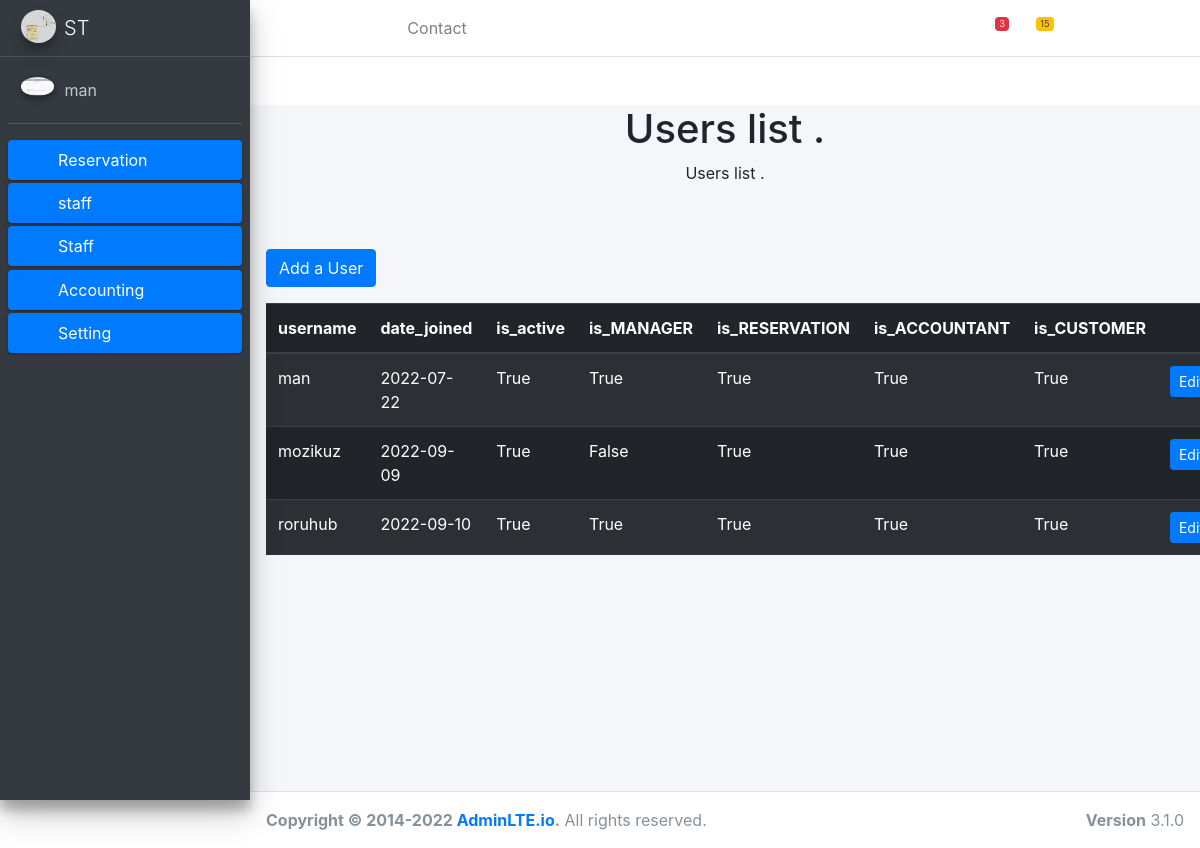
The page /companys/users/ (signed in) on the database its author committed.
### users/models.py (models this page shows, shortened)
class MyUser(AbstractBaseUser, PermissionsMixin):
    email = models.EmailField(_('email address'), unique=True)
    username = models.CharField(_('username'), max_length=250, unique=True)
    first_name = models.CharField(_('first name'), max_length=50, blank=True)
    last_name = models.CharField(_('last name'), max_length=50, blank=True)
    date_joined = models.DateTimeField(_('date joined'), auto_now_add=True)
    is_active = models.BooleanField(_('active'), default=True)
    is_staff = models.BooleanField(default=False)
    is_superuser = models.BooleanField(default=False)
    avatar = models.ImageField(upload_to='avatars/', null=True, blank=True)
    is_MANAGER= models.BooleanField(default=False)
    is_RESERVATION= models.BooleanField(default=False)
    is_ACCOUNTANT= models.BooleanField(default=False)
    is_CUSTOMER= models.BooleanField(default=False)
    objects = UserManager()
    company    = models.ForeignKey(Company, blank=True, null=True, on_delete=models.SET_NULL)
    sub_customer   = models.ForeignKey(Customer, null=True,blank=True, on_delete=models.SET_NULL, related_name='sub_customer')
    USERNAME_FIELD = 'username'
    REQUIRED_FIELDS = ['email']
    class Meta:
        verbose_name = _('user')
        verbose_name_plural = _('users')

class Profile(models.Model):
    user  = models.OneToOneField(settings.AUTH_USER_MODEL, on_delete=models.SET_NULL , null=True, blank=True)
    image = models.ImageField(default='default.jpg', upload_to='profile_pics')
    phoneNumber = models.CharField(max_length = 25, unique = True, blank= True, null= True)
    create_at = models.DateTimeField(auto_now_add=True)
    update_at = models.DateTimeField(auto_now=True)

### company/models.py (models this page shows)
class Company(models.Model):
    name = models.CharField(_('name'), max_length=500)
    logo = models.ImageField(default='default.jpg', upload_to='Company_pics', blank=True, null=True)
    address = models.CharField(max_length=500, blank=True, null=True)
    phoneNumber1 = models.CharField( max_length = 25,  blank=True, null=True)
    phoneNumber2 = models.CharField( max_length = 25,  blank=True, null=True)
    phoneNumber3 = models.CharField( max_length = 25,  blank=True, null=True)
    phoneNumber4 = models.CharField( max_length = 25,  blank=True, null=True)
    tradeRecord = models.CharField(max_length=500, blank=True, null=True)
    email       = models.EmailField( blank=True, null=True)
    webSite     =  models.URLField(max_length = 200, blank=True, null=True)
    create_at = models.DateTimeField(auto_now_add=True)
    update_at = models.DateTimeField(auto_now=True)
    class Meta:
        verbose_name = 'شركة '
        verbose_name_plural = 'الشركات'
    def __str__(self):
        return f'{self.name}'
        img = Image.open(self.logo.path)
        if img.height > 300 or img.width > 300:
            output_size = (300, 300)
            img.thumbnail(output_size)
            img.save(self.logo.path)

### company/views.py (the view)
# urls.py: path('users/', user_list, name='user_list'),
def user_list(request):
    users =MyUser.objects.filter(company=request.user.company)
    return render(request, 'users_company_list.html', {
        'users': users,
    })

### company/templates/users_company_list.html
{% extends 'base.html' %}
{% block content %}
 <div class="container px-3 " height="100%">
      <div class="px-5 my-5 text-center">
        <h1>Users list .</h1>
        <p>Users list .</p>
      </div>
      {% if user.is_superuser or user.is_MANAGER %}
      <button
              hx-get="{% url 'add_user' %}"
              hx-target="#dialog"
              class="btn btn-primary btn-rounded btn-fw my-3">
        Add a User
      </button>
      {% endif %}
<table class="table table-dark table-striped" >
            <thead >
                <tr>
                    <th>username</th>
                    <th>date_joined</th>
                    <th>is_active</th>
                    <th>is_MANAGER</th>
                    <th>is_RESERVATION</th>
                    <th>is_ACCOUNTANT</th>
                    <th>is_CUSTOMER</th>
                    <th></th>
                </tr>
            </thead>
                <tbody>
            {%  for u in user.company.myuser_set.all %}
            <tr>
               <td>{{ u.username }}</td>
               <td>{{ u.date_joined|date:"Y-m-d" }}</td>
              <td>{{ u.is_active }}</td>
              <td>{{ u.is_MANAGER }}</td>
              <td>{{ u.is_RESERVATION }}</td>
              <td>{{ u.is_ACCOUNTANT }}</td>
              <td>{{ u.is_CUSTOMER }}</td>
              <td>
              <a class="btn btn-primary btn-sm" href ="{% url 'profile' pk=u.pk %}" >Edit</a>
            </td>
            </tr>
            {% empty %}
            <tr><td  colspan="7" > No users in {{ company.name }}</td></tr>
            {%  endfor %}
         </tbody>
        </table>
{% endblock %}

### templates/sidebar.html (shortened to what this page needs)
{% load static %}
{% load i18n %}
<aside class="main-sidebar sidebar-dark-primary elevation-4">
    <a href="" class="brand-link">
      <img
      src="{{ user.company.logo.url }}"
      alt="company Logo" class="brand-image img-circle elevation-3" style="opacity: .8">
      <span class="brand-text font-weight-light">{{ user.company }}</span>
    </a>
    <div class="sidebar">
      <div class="user-panel mt-3 pb-3 mb-3 d-flex">
        <div class="image">
          <img src="{{ user.profile.image.url }}"
          class="img-circle elevation-2" alt="User Image">
        </div>
        <div class="info">
          <a href="#" class="d-block">{{ user }}</a>
        </div>
      </div>
      <nav class="mt-2">
        <ul class="nav nav-pills nav-sidebar flex-column" data-widget="treeview" role="menu" data-accordion="false">
          <li class="nav-item menu-close ">
            <a href="#" class="nav-link active">
              <i class="nav-icon far fa-id-badge"></i>
              <p>
                Reservation
                <i class="right fas fa-angle-left "></i>
              </p>
            </a>
              <li class="nav-item menu-close">
                <a href="#" class="nav-link active">
                <i class="nav-icon fas fa-building"></i>
                <p>
                  staff
                  <i class="right fas fa-angle-left"></i>
                </p>
              </a>
    <li class="nav-item menu-close">
      <a href="#" class="nav-link active">
      <i class="nav-icon fas fa-user"></i>
      <p>
        Staff
        <i class="right fas fa-angle-left"></i>
      </p>
    </a>
    <li class="nav-item menu-close">
      <a href="#" class="nav-link active">
        <i class="nav-icon fas fa-dollar-sign"></i>
        <p>
          Accounting
          <i class="right fas fa-angle-left"></i>
        </p>
      </a>
  <li class="nav-item menu-close">
    <a href="#" class="nav-link active">
      <i class="nav-icon fas fa-cogs"></i>
      <p>
        Setting
        <i class="right fas fa-angle-left"></i>
      </p>
    </a>
  </aside>

### rows shown on the page
MyUser: company.logo (picture), company "ST", profile.image (picture), username "man", date_joined "2022-07-22", is_active "True", is_MANAGER "True", is_RESERVATION "True", is_ACCOUNTANT "True", is_CUSTOMER "True"
MyUser: username "mozikuz", date_joined "2022-09-09", is_active "True", is_MANAGER "False", is_RESERVATION "True", is_ACCOUNTANT "True", is_CUSTOMER "True"
MyUser: username "roruhub", date_joined "2022-09-10", is_active "True", is_MANAGER "True", is_RESERVATION "True", is_ACCOUNTANT "True", is_CUSTOMER "True"
